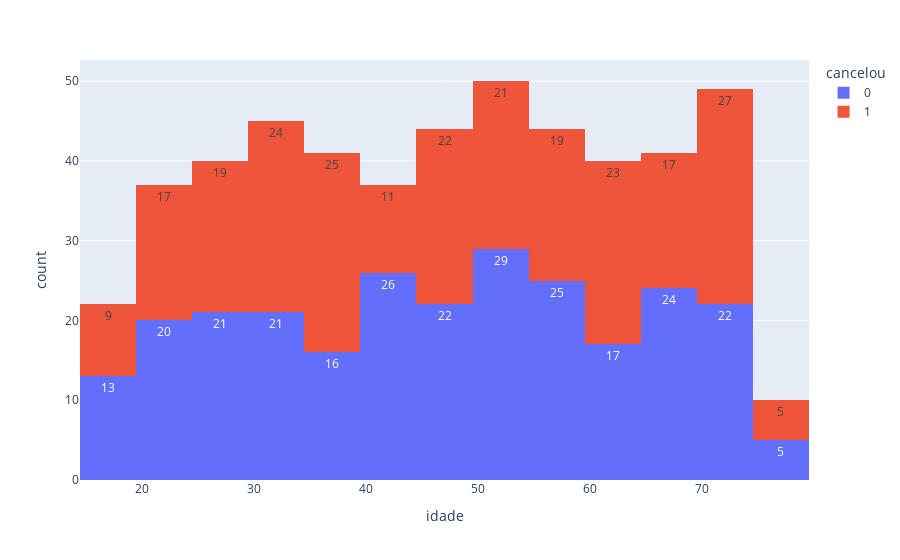
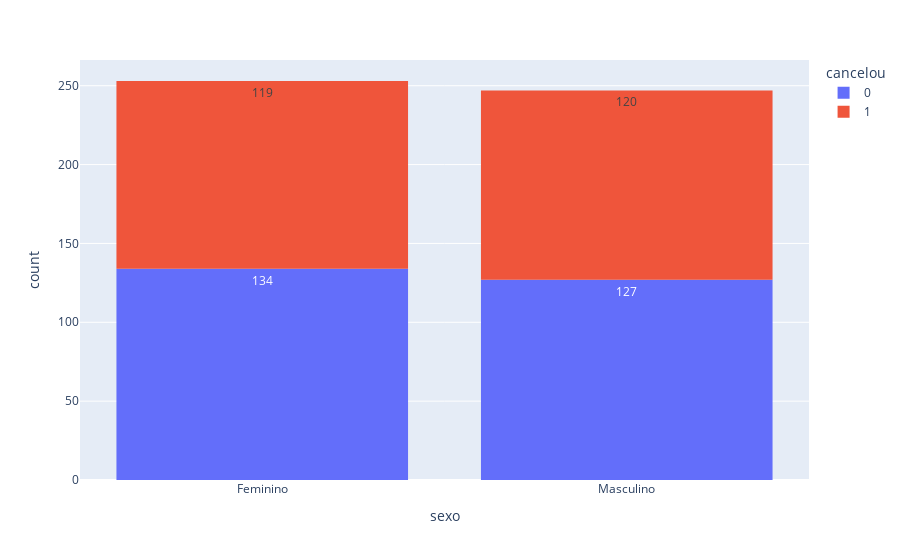
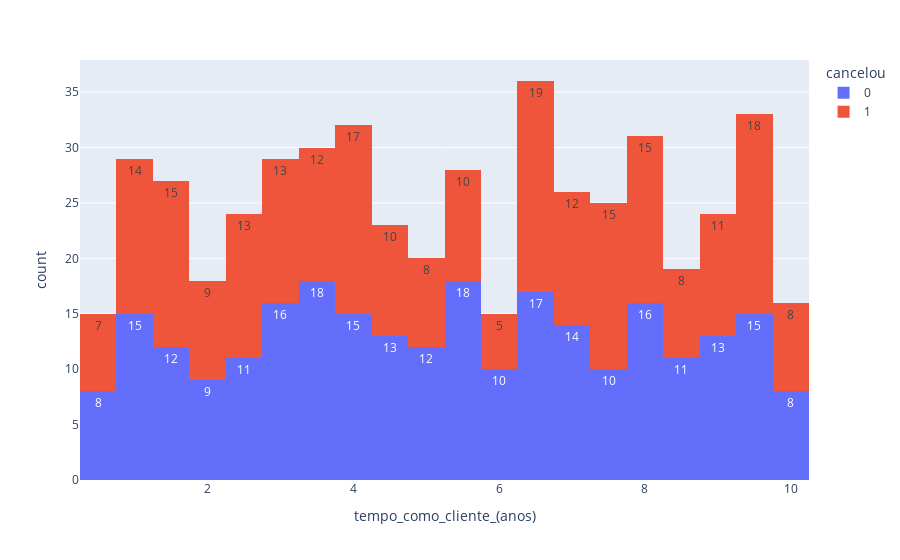
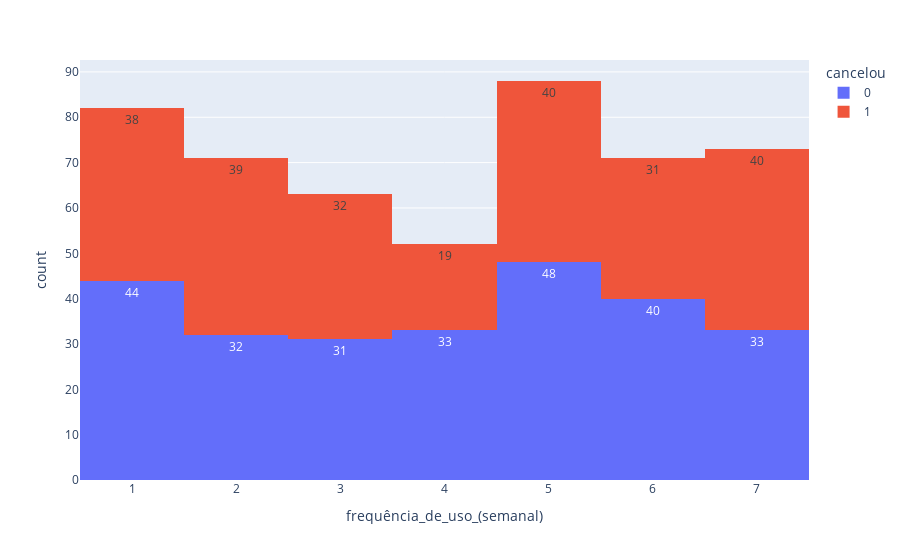

Notebook source saved alongside these figures, in order:
### Code cell
#Passo 5: Analise da causa de cancelamento dos clientes 
#(comparar as outras colunas de cancelamento com as colunas de quem cancelou)
#O Plotly sera usado pois é a ferramenta de grafico do PYTHON
import plotly.express as px

#Criar o grafico

for coluna in tabela.columns:
    grafico = px.histogram(tabela, x=coluna , color="cancelou" , text_auto=True)

    #exibir o grafico

    grafico.show()

#conclusão: Usuarios do contrato trimestral cancelam mais

### Figure 1 — Plotly figure (JSON) as saved in the notebook; plotly's stock layout.template omitted (floating-point values rounded to 4 significant figures; data arrays with more than 128 entries replaced by an {"elided": "..."} marker saying what was removed)
{"data": [{"alignmentgroup": "True", "bingroup": "x", "hovertemplate": "cancelou=0<br>idade=%{x}<br>count=%{y}<extra></extra>", "legendgroup": "0", "marker": {"color": "#636efa", "pattern": {"shape": ""}}, "name": "0", "offsetgroup": "0", "orientation": "v", "showlegend": true, "texttemplate": "%{value}", "type": "histogram", "x": {"elided": "261 int values"}, "xaxis": "x", "yaxis": "y"}, {"alignmentgroup": "True", "bingroup": "x", "hovertemplate": "cancelou=1<br>idade=%{x}<br>count=%{y}<extra></extra>", "legendgroup": "1", "marker": {"color": "#EF553B", "pattern": {"shape": ""}}, "name": "1", "offsetgroup": "1", "orientation": "v", "showlegend": true, "texttemplate": "%{value}", "type": "histogram", "x": {"elided": "239 int values"}, "xaxis": "x", "yaxis": "y"}], "layout": {"barmode": "relative", "legend": {"title": {"text": "cancelou"}, "tracegroupgap": 0}, "margin": {"t": 60}, "xaxis": {"anchor": "y", "domain": [0, 1], "title": {"text": "idade"}}, "yaxis": {"anchor": "x", "domain": [0, 1], "title": {"text": "count"}}}}

### Figure 2 — Plotly figure (JSON) as saved in the notebook; plotly's stock layout.template omitted (floating-point values rounded to 4 significant figures; data arrays with more than 128 entries replaced by an {"elided": "..."} marker saying what was removed)
{"data": [{"alignmentgroup": "True", "bingroup": "x", "hovertemplate": "cancelou=0<br>sexo=%{x}<br>count=%{y}<extra></extra>", "legendgroup": "0", "marker": {"color": "#636efa", "pattern": {"shape": ""}}, "name": "0", "offsetgroup": "0", "orientation": "v", "showlegend": true, "texttemplate": "%{value}", "type": "histogram", "x": {"elided": "261 str values"}, "xaxis": "x", "yaxis": "y"}, {"alignmentgroup": "True", "bingroup": "x", "hovertemplate": "cancelou=1<br>sexo=%{x}<br>count=%{y}<extra></extra>", "legendgroup": "1", "marker": {"color": "#EF553B", "pattern": {"shape": ""}}, "name": "1", "offsetgroup": "1", "orientation": "v", "showlegend": true, "texttemplate": "%{value}", "type": "histogram", "x": {"elided": "239 str values"}, "xaxis": "x", "yaxis": "y"}], "layout": {"barmode": "relative", "legend": {"title": {"text": "cancelou"}, "tracegroupgap": 0}, "margin": {"t": 60}, "xaxis": {"anchor": "y", "domain": [0, 1], "title": {"text": "sexo"}}, "yaxis": {"anchor": "x", "domain": [0, 1], "title": {"text": "count"}}}}

### Figure 3 — Plotly figure (JSON) as saved in the notebook; plotly's stock layout.template omitted (floating-point values rounded to 4 significant figures; data arrays with more than 128 entries replaced by an {"elided": "..."} marker saying what was removed)
{"data": [{"alignmentgroup": "True", "bingroup": "x", "hovertemplate": "cancelou=0<br>tempo_como_cliente_(anos)=%{x}<br>count=%{y}<extra></extra>", "legendgroup": "0", "marker": {"color": "#636efa", "pattern": {"shape": ""}}, "name": "0", "offsetgroup": "0", "orientation": "v", "showlegend": true, "texttemplate": "%{value}", "type": "histogram", "x": {"elided": "261 float values"}, "xaxis": "x", "yaxis": "y"}, {"alignmentgroup": "True", "bingroup": "x", "hovertemplate": "cancelou=1<br>tempo_como_cliente_(anos)=%{x}<br>count=%{y}<extra></extra>", "legendgroup": "1", "marker": {"color": "#EF553B", "pattern": {"shape": ""}}, "name": "1", "offsetgroup": "1", "orientation": "v", "showlegend": true, "texttemplate": "%{value}", "type": "histogram", "x": {"elided": "239 float values"}, "xaxis": "x", "yaxis": "y"}], "layout": {"barmode": "relative", "legend": {"title": {"text": "cancelou"}, "tracegroupgap": 0}, "margin": {"t": 60}, "xaxis": {"anchor": "y", "domain": [0, 1], "title": {"text": "tempo_como_cliente_(anos)"}}, "yaxis": {"anchor": "x", "domain": [0, 1], "title": {"text": "count"}}}}

### Figure 4 — Plotly figure (JSON) as saved in the notebook; plotly's stock layout.template omitted (floating-point values rounded to 4 significant figures; data arrays with more than 128 entries replaced by an {"elided": "..."} marker saying what was removed)
{"data": [{"alignmentgroup": "True", "bingroup": "x", "hovertemplate": "cancelou=0<br>frequência_de_uso_(semanal)=%{x}<br>count=%{y}<extra></extra>", "legendgroup": "0", "marker": {"color": "#636efa", "pattern": {"shape": ""}}, "name": "0", "offsetgroup": "0", "orientation": "v", "showlegend": true, "texttemplate": "%{value}", "type": "histogram", "x": {"elided": "261 int values"}, "xaxis": "x", "yaxis": "y"}, {"alignmentgroup": "True", "bingroup": "x", "hovertemplate": "cancelou=1<br>frequência_de_uso_(semanal)=%{x}<br>count=%{y}<extra></extra>", "legendgroup": "1", "marker": {"color": "#EF553B", "pattern": {"shape": ""}}, "name": "1", "offsetgroup": "1", "orientation": "v", "showlegend": true, "texttemplate": "%{value}", "type": "histogram", "x": {"elided": "239 int values"}, "xaxis": "x", "yaxis": "y"}], "layout": {"barmode": "relative", "legend": {"title": {"text": "cancelou"}, "tracegroupgap": 0}, "margin": {"t": 60}, "xaxis": {"anchor": "y", "domain": [0, 1], "title": {"text": "frequência_de_uso_(semanal)"}}, "yaxis": {"anchor": "x", "domain": [0, 1], "title": {"text": "count"}}}}
